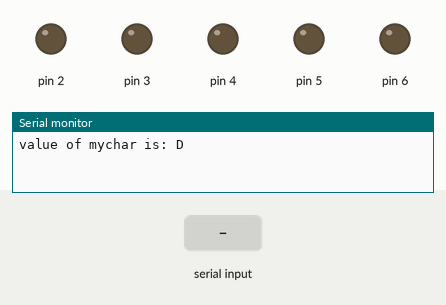
Simulated run of this sketch. Board: Arduino Uno, built with avr-gcc and run on an emulated ATmega328P. On the bench: output pins drawn as LEDs (lit = HIGH), the last lines printed to the serial monitor. The inputs (shaded band) are chosen by the test bench.

Above: at 1.2 s.
1.3 s: "C\n" received over Serial
2.8 s: byte 97 ('a') received over Serial
At 3.4 s:
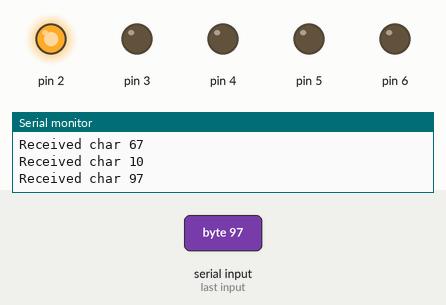
4.3 s: byte 98 ('b') received over Serial
At 4.6 s:
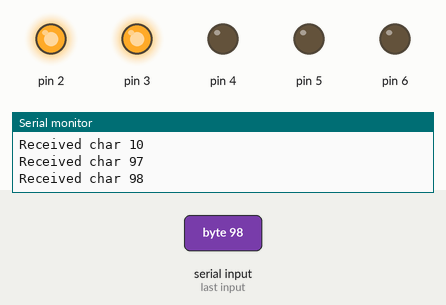
5.8 s: byte 99 ('c') received over Serial
At 6.9 s:
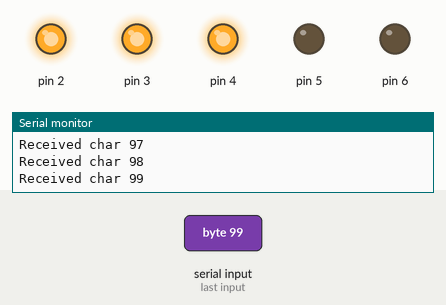
7.3 s: byte 100 ('d') received over Serial
At 8.1 s:
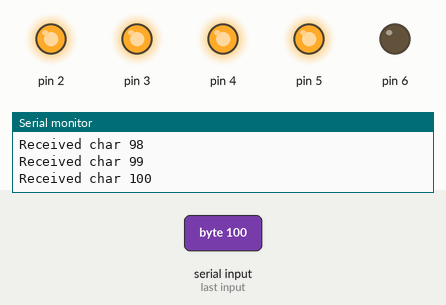
8.8 s: byte 101 ('e') received over Serial
At 9.2 s:
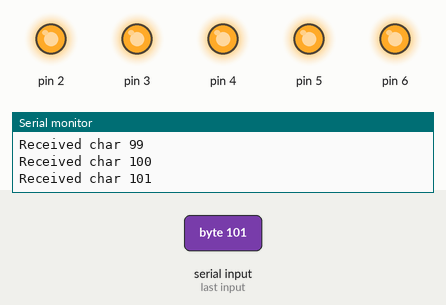
Timing chart, 0 to 11.3 s (numbered marks = the images above; inputs shaded):
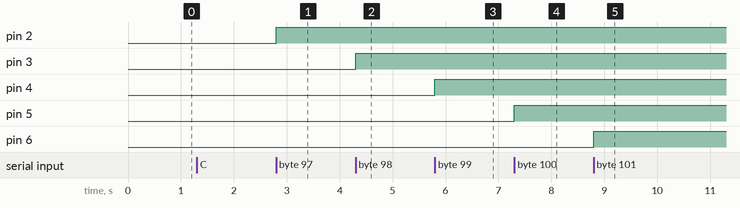

The sketch:

ex6.ino
```cpp
/*
Exercise 6: Read from Serial Monitor
Turns on leds depending on input to serial monitor

Circuit: 5 leds connected to pins 2-6

Created 07 jan 2026
by Anssi Sohlman and Amal Almis

*/

//Baud rate for easy access
const unsigned long my_baud = 115200;

// Initial state for the byte that is read from serial
int readByte = 0;

void setup() {

  //We need to set up serial to communicate with the board
  Serial.begin(my_baud);

  // Set pins 2-6 to OUTPUT
  for (int i = 2; i < 7; i++) {
    pinMode(i, OUTPUT);
  }

  //Check answer to question 6b
  char mychar = '4';
  int val = mychar - '0';
  mychar = (char)(val + 'A' - 1);
  Serial.print("value of mychar is: ");
  Serial.println(mychar);
  Serial.print("\n");
}

void loop() {
  if (Serial.available() > 0) {
    //Read the byte and print it for debugging
    readByte = Serial.read();

    Serial.print("Received char ");
    Serial.println(readByte, DEC);
    // Turn leds on or off depending on input
    switch (readByte) {
      case 'a': case 'A':
        digitalWrite(2, HIGH);
        break;
      case 'b': case 'B':
        digitalWrite(3, HIGH);
        break;
      case 'c': case 'C':
        digitalWrite(4, HIGH);
        break;
      case 'd': case 'D':
        digitalWrite(5, HIGH);
        break;
      case 'e': case 'E':
        digitalWrite(6, HIGH);
        break;
      default:
      //Turn of all leds
        for (int i = 2; i < 7; i++) {
          digitalWrite(i, LOW);
        }
    }
  }
}
```

Measured:
- after the input at 2.8 s, pin 2: LOW → HIGH at once
- after the input at 4.3 s, pin 3: LOW → HIGH at once
- after the input at 5.8 s, pin 4: LOW → HIGH at once
- after the input at 7.3 s, pin 5: LOW → HIGH at once
- after the input at 8.8 s, pin 6: LOW → HIGH at once
